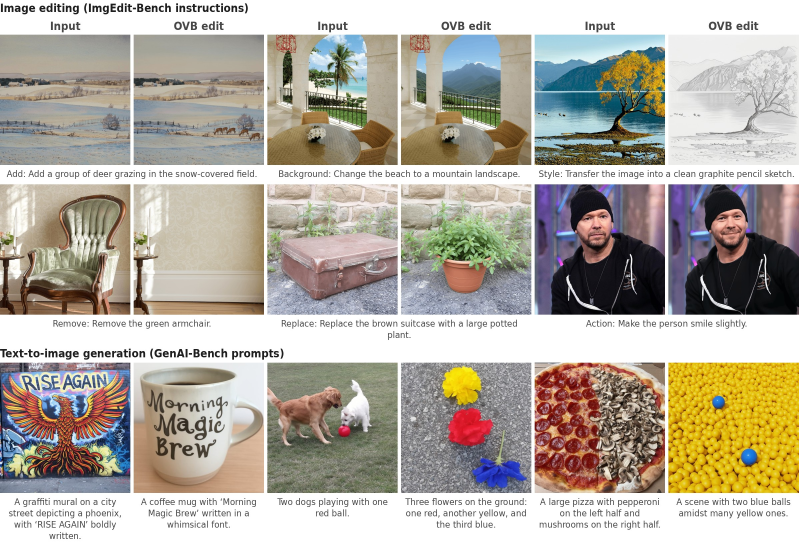
#> input picture assets/qual_editing_generation.jpg, 2396 x 1629 px (shown at 1/3 size)
$ python prepare_identity.py --image-root ../../assets --out-root out.png
#> lines starting #> are read from the running program, lines starting #| are printed output that depends on the picture
#!/usr/bin/env python3
from __future__ import annotations

import argparse
import json
import os
import random
import re
import shutil
from pathlib import Path

from PIL import Image, ImageOps

try:
    from tqdm import tqdm
except ImportError:  # pragma: no cover
    tqdm = lambda iterable, **_: iterable


IMAGE_SUFFIXES = {".jpg", ".jpeg", ".png", ".webp", ".bmp"}


def safe_stem(value: str) -> str:
    value = re.sub(r"[^A-Za-z0-9_.-]+", "_", value)
    value = value.strip("._")
    return value or "image"


def iter_images(roots: list[Path]) -> list[Path]:
    images = []
    for root in roots:
        for path in root.rglob("*"):
            if path.is_file() and path.suffix.lower() in IMAGE_SUFFIXES:
                images.append(path)
    return sorted(images)


def maybe_resize(image: Image.Image, max_side: int | None) -> Image.Image:
    image = ImageOps.exif_transpose(image).convert("RGB")
    if max_side is None:
        return image
    width, height = image.size
    largest = max(width, height)
    if largest <= max_side:
        return image
    scale = max_side / largest
    size = (max(1, round(width * scale)), max(1, round(height * scale)))
    return image.resize(size, Image.Resampling.LANCZOS)


def materialize(src: Path, dst: Path, copy_mode: str, max_side: int | None) -> None:
    dst.parent.mkdir(parents=True, exist_ok=True)
    with Image.open(src) as image:
        resized = maybe_resize(image, max_side)
        needs_reencode = (
            resized.size != ImageOps.exif_transpose(image).size
            or dst.suffix.lower() != src.suffix.lower()
            or src.suffix.lower() not in IMAGE_SUFFIXES
        )
        if needs_reencode:
            resized.save(dst.with_suffix(".png"))
            return

    if copy_mode == "copy":
        shutil.copy2(src, dst)
    elif copy_mode == "symlink":
        if dst.exists() or dst.is_symlink():
            dst.unlink()
        os.symlink(src, dst)
    elif copy_mode == "hardlink":
        if dst.exists():
            dst.unlink()
        try:
            os.link(src, dst)
        except OSError:
            shutil.copy2(src, dst)
    else:
        raise ValueError(f"Unsupported copy mode: {copy_mode}")


def build_argparser() -> argparse.ArgumentParser:
    parser = argparse.ArgumentParser(description="Prepare identity/no-op reconstruction rows.")
    parser.add_argument("--image-root", action="append", type=Path, required=True)
    parser.add_argument("--out-root", required=True, type=Path)
    parser.add_argument("--limit", type=int, default=None)
    parser.add_argument("--seed", type=int, default=42)
    parser.add_argument("--max-side", type=int, default=1024, help="Resize larger images to this side; <=0 disables.")
    parser.add_argument("--copy-mode", choices=["copy", "symlink", "hardlink"], default="copy")
    parser.add_argument(
        "--prompt",
        default="[TASK: IDENTITY] Reproduce this image exactly without making any changes.",
    )
    parser.add_argument("--source-dataset", default="identity")
    return parser


def main() -> None:
    args = build_argparser().parse_args()
    if args.max_side is not None and args.max_side <= 0:
        args.max_side = None
    image_roots = [path.expanduser().resolve() for path in args.image_root]
    for root in image_roots:
        if not root.exists():
            raise FileNotFoundError(f"Image root does not exist: {root}")

    images = iter_images(image_roots)
    rng = random.Random(args.seed)
    rng.shuffle(images)
    if args.limit is not None:
        images = images[: args.limit]

    out_root = args.out_root.expanduser().resolve()
    (out_root / "conditioning_images").mkdir(parents=True, exist_ok=True)
    (out_root / "target_images").mkdir(parents=True, exist_ok=True)

    rows = []
    skipped = 0
    for index, image_path in enumerate(tqdm(images, desc="Preparing identity rows")):
        stem = f"id_{index:08d}_{safe_stem(image_path.stem)}"
        suffix = ".png" if args.max_side is not None else image_path.suffix.lower()
        cond_rel = Path("conditioning_images") / f"{stem}_source{suffix}"
        target_rel = Path("target_images") / f"{stem}_target{suffix}"
        try:
            materialize(image_path, out_root / cond_rel, args.copy_mode, args.max_side)
#> in materialize, image is the input picture: PIL image 2396x1629 RGB; mean R, G, B 178.9, 172.4, 160.8
#> in maybe_resize, `return image.resize(size, Image.Resampling.LANCZOS)`:
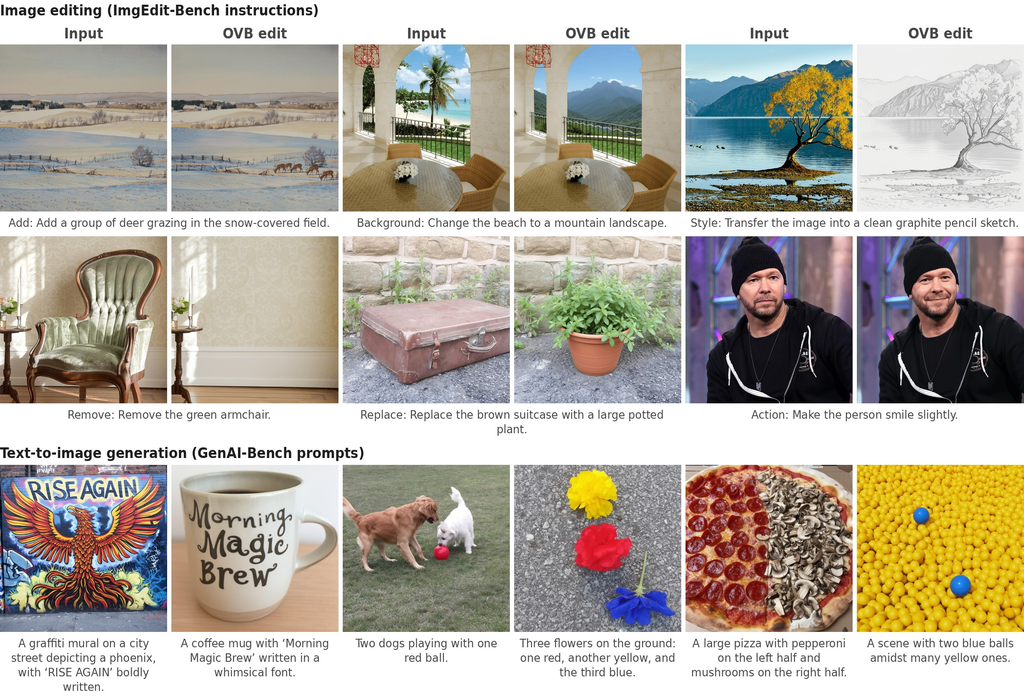
#> returned value: PIL image 1024x696 RGB; mean R, G, B 178.7, 172.2, 160.6
            materialize(image_path, out_root / target_rel, args.copy_mode, args.max_side)
        except Exception:
            skipped += 1
            continue

        if (out_root / cond_rel).with_suffix(".png").exists():
            cond_rel = cond_rel.with_suffix(".png")
        if (out_root / target_rel).with_suffix(".png").exists():
            target_rel = target_rel.with_suffix(".png")

        rows.append(
            {
                "conditioning_image": cond_rel.as_posix(),
                "image": target_rel.as_posix(),
                "text": args.prompt,
                "task": "identity",
                "source_dataset": args.source_dataset,
                "id": stem,
            }
        )
#> pass 2 of the loop in main, `for index, image_path in enumerate(tqdm(images, desc="Preparing identi..`:
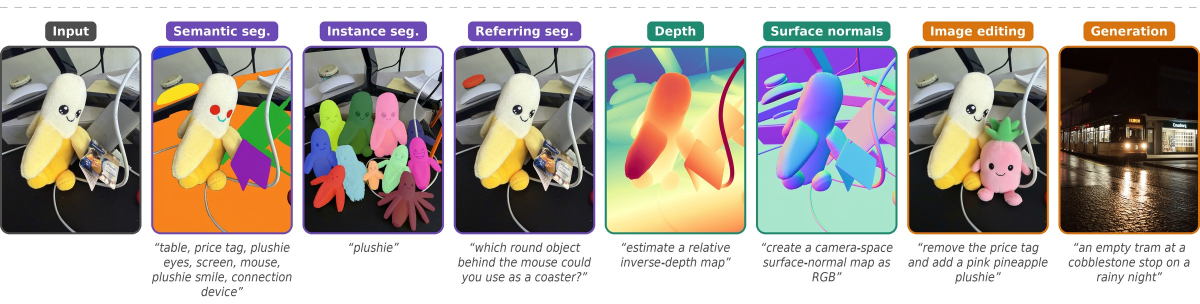
#> input picture assets/ovb_teaser_strip.jpg, 2400 x 608 px (shown at 1/2 size)
#> in materialize, image is the input picture: PIL image 2400x608 RGB; mean R, G, B 177, 170, 163.1
#> in maybe_resize (call 3), `return image.resize(size, Image.Resampling.LANCZOS)`:
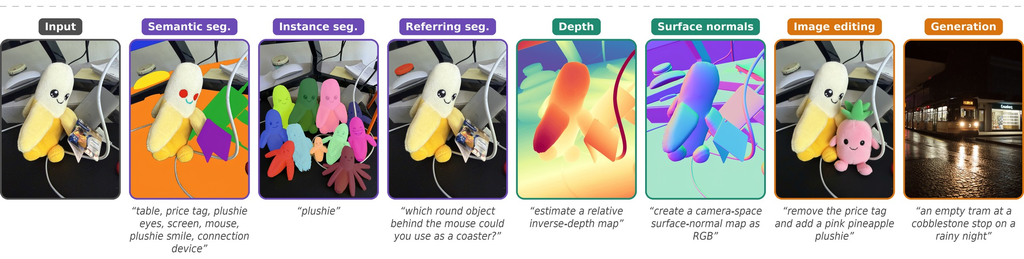
#> returned value: PIL image 1024x259 RGB; mean R, G, B 176.7, 169.8, 162.8

    with (out_root / "metadata.jsonl").open("w", encoding="utf-8") as handle:
        for row in rows:
            handle.write(json.dumps(row, ensure_ascii=True) + "\n")

    print("Identity preparation complete.")
    print(f"  read: {len(images):,}")
    print(f"  written: {len(rows):,}")
    print(f"  skipped_corrupt: {skipped:,}")
    print(f"  out_root: {out_root}")


if __name__ == "__main__":
    main()
